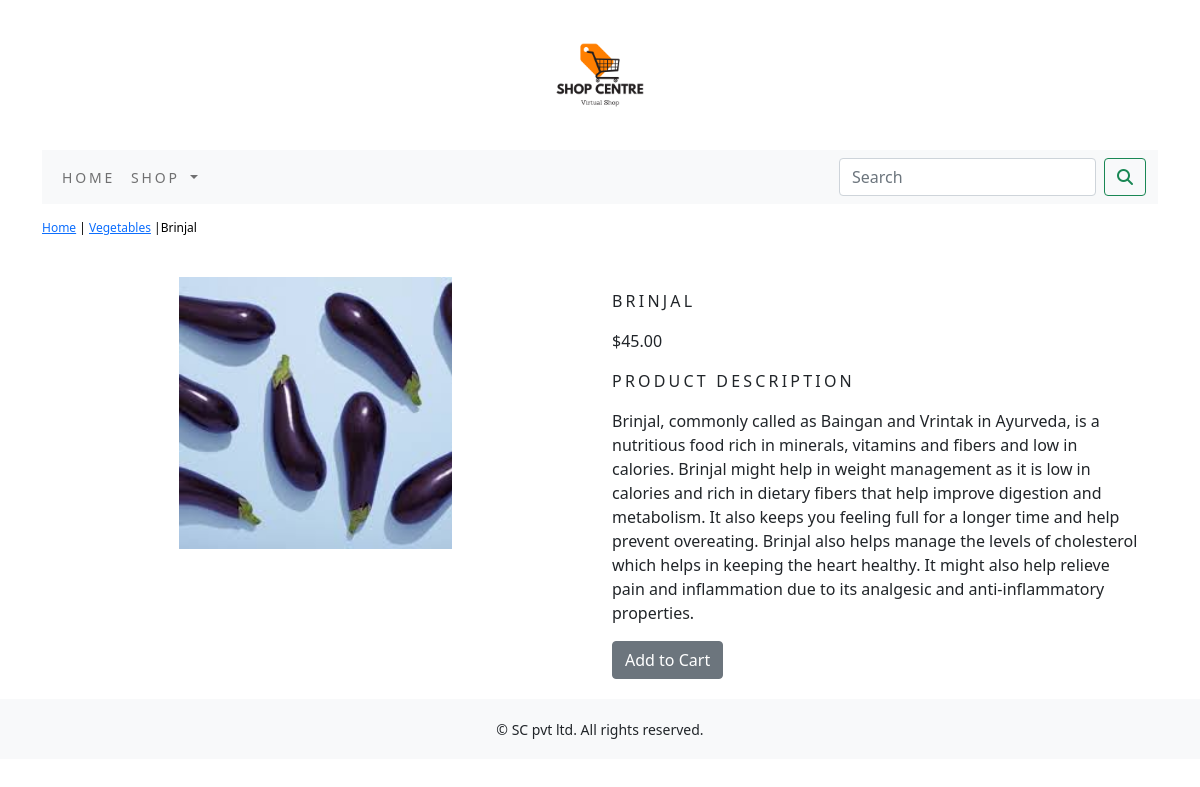
Screenshot of /shop/vegetables/brinjal/ with the database file from the repository.
### shop/models.py (models this page shows, shortened)
class Product(models.Model):
    name=models.CharField(max_length=250,unique=True)
    slug=models.SlugField(max_length=250,unique=True)
    description=models.TextField(blank=True)
    price=models.DecimalField(max_digits=10,decimal_places=2)
    category=models.ForeignKey(Category,on_delete=models.CASCADE)
    image=models.ImageField(upload_to='category',blank=True)
    stock=models.IntegerField()
    available=models.BooleanField(default=True)
    created=models.DateTimeField(auto_now_add=True)
    updated=models.DateTimeField(auto_now=True)
    class Meta:
        ordering=('name',)
        verbose_name='product'
        verbose_name_plural='products'

class Category(models.Model):
    name=models.CharField(max_length=250,unique=True)
    slug=models.SlugField(max_length=250,unique=True)
    description=models.TextField(blank=True)
    image=models.ImageField(upload_to='category',blank=True)
    class Meta:
        ordering=('name',)
        verbose_name='category'
        verbose_name_plural='categories'
    def get_url(self):
        return reverse('shop:products_by_category',args=[self.slug])
    def __str__(self):
        return '{}'.format(self.name)

### shop/views.py (the view)
# urls.py: path('<slug:c_slug>/<slug:product_slug>/', views.proDetail, name='prodCatdetail'),
def proDetail(request,c_slug,product_slug):
    try:
        product=Product.objects.get(category__slug=c_slug,slug=product_slug)
    except Exception as e:
        raise e
    return render(request,'product.html',{'product':product})

### cart/context_processors.py (called while the page is built)
def counter(request):
    item_count=0
    if 'admin' in request.path:
        return {}
    else:
        try:
            cart=Cart.objects.filter(cart_id=_cart_id(request))
            cart_items=CartItem.objects.all().filter(cart=cart[:1])
            for cart_item in cart_items:
                item_count += cart_item.quantity
        except Cart.DoesNotExist:
            item_count=0
    return dict(item_count=item_count)

### cart/views.py (called while the page is built)
def _cart_id(request):
    cart=request.session.session_key
    if not cart:
        cart=request.session.create()
    return cart

### shop/context_processors.py (called while the page is built)
def menu_links(request):
    links=Category.objects.all()
    return dict(links=links)

### templates/product.html (shortened to what this page needs)
{% extends 'base.html' %}
{% load static %}
{% block content %}
<div class="row my_prod_row_class">
  <div class="mx_auto">
    <p> <a href="{% url 'shop:allProdCat' %}">Home</a> | <a href="{{product.category.get_url}}">{{product.category}}</a> |{{product.name}}</p>
  </div>
<div class="container">
<br>
  <div class="row">
    <div class="col-12 col-sm-12 col-md-12 col-lg-6 text-center">
      <div style="min-width:18rem">
      <img src="{{product.image.url}}" alt="{{product.name}}" width="50%" height="50%">
      </div>
    </div>
      <div class="col-12 col-sm-12 col-md-12 col-lg-6">
        <div>
        <h1 class="my_prod_title">{{product.name}}</h1>
        <p>${{product.price}}</p>
        <p class="my_title">Product Description</p>
        <p class="text-justify my_prod_text">{{product.description}}</p>
        {% if product.stock <= 0 %}
        <p class="text-justify my_prod_text"><b>Out of Stock</b></p>
        {% else %}
        <a class="btn btn-secondary" href="{% url 'cart:add_cart' product.id %}"> Add to Cart</a>
        {% endif %}
        </div>
      </div>
    </div>
  </div>
</div>
{% endblock %}

### static/css/custom.css (style rules this page uses)
body { font-family: 'Spectral', serif; }
.my_title { font-size:16px; text-transform:uppercase; letter-spacing:.2em; }
.my_prod_row_class { padding-top:15px; padding-bottom:20px; }
.my_prod_row_class .mx_auto { color:#000; font-size:12px; text-decoration:none; }
.my_prod_title { font-size:16px; text-transform:uppercase; letter-spacing:.2em; padding-top:15px; padding-bottom:10px; }
.my_prod_text { padding-right:20px; }

### rows the page displays
Product: category "Vegetables", name "Brinjal", image (picture), name "BRINJAL", price "45.00", description "Brinjal, commonly called as Baingan and Vrintak in Ayurveda, is a nutritious food rich in minerals, vitamins and fibers and low in calories. Brinjal might help in weight management as it is low in calories and rich in dietary fibers that help improve digestion and metabolism. It also keeps you feeling full for a longer time and help prevent overeating. Brinjal also helps manage the levels of cholesterol which helps in keeping the heart healthy. It might also help relieve pain and inflammation due to its analgesic and anti-inflammatory properties."
